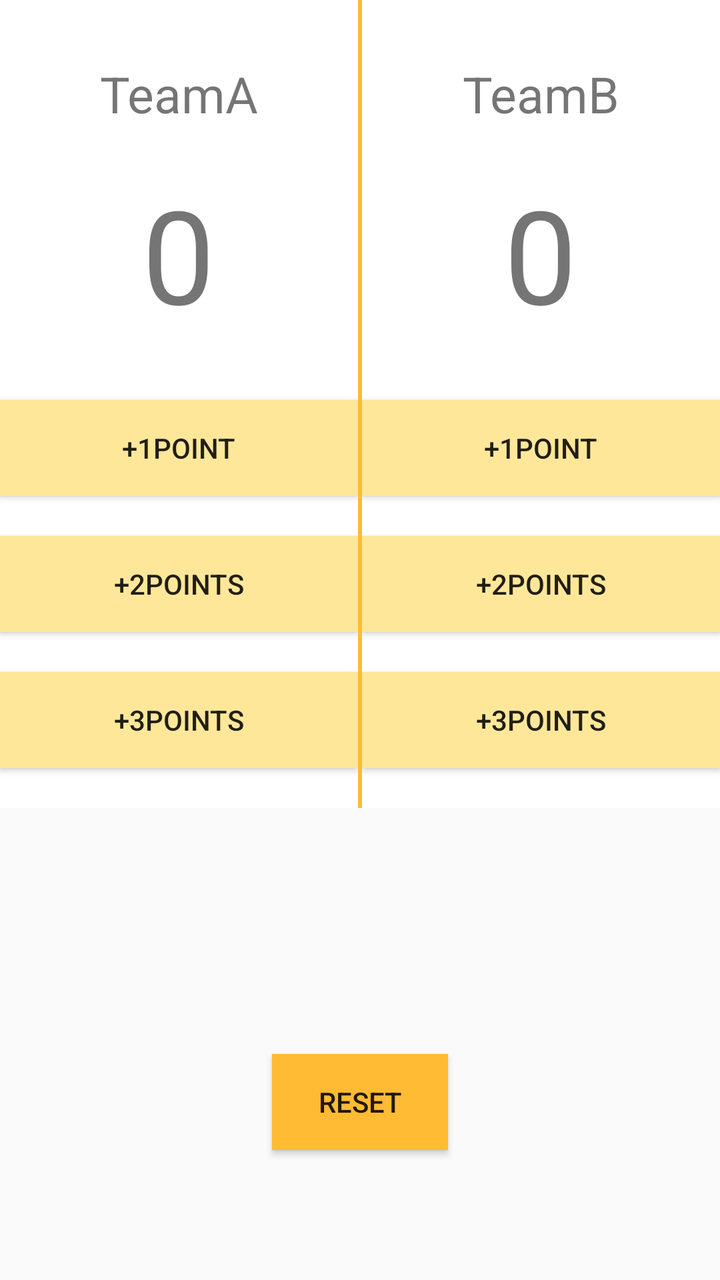
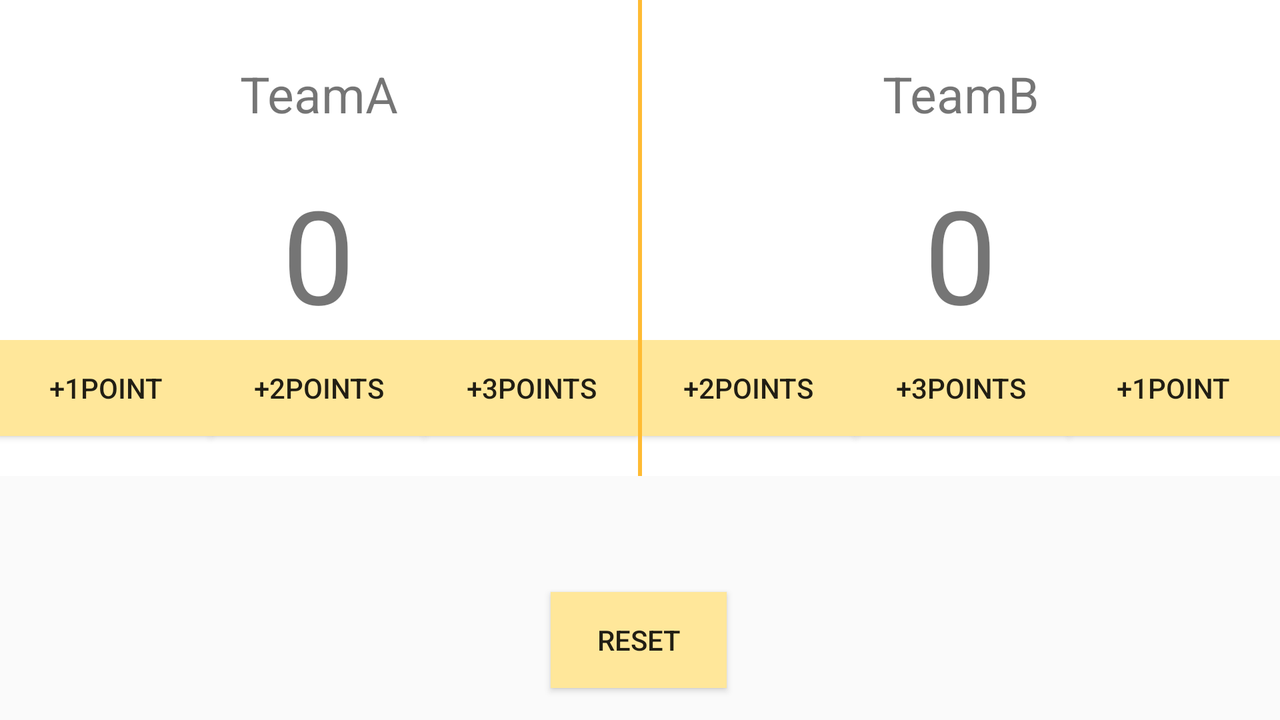

An Android layout and its configuration variant, each rendered on a device that would load it. The default file and the variant file are quoted in full after the pictures.
<!-- AndroidManifest.xml: application theme AppTheme -->
<!-- res/layout/activity_second.xml -->
<?xml version="1.0" encoding="utf-8"?>
<androidx.constraintlayout.widget.ConstraintLayout xmlns:android="http://schemas.android.com/apk/res/android"
    xmlns:app="http://schemas.android.com/apk/res-auto"
    xmlns:tools="http://schemas.android.com/tools"
    android:layout_width="match_parent"
    android:layout_height="match_parent"
    tools:context=".SecondActivity">


   <LinearLayout
       android:layout_width="match_parent"
       android:layout_height="wrap_content"
       android:orientation="horizontal">

       <LinearLayout
           android:layout_width="wrap_content"
           android:layout_height="wrap_content"
           android:layout_weight="1"
           android:background="@android:color/white"
           android:onClick="btnReset"
           android:orientation="vertical">

           <TextView
               android:id="@string/teamName"
               android:layout_width="match_parent"
               android:layout_height="wrap_content"
               android:layout_marginTop="30dp"
               android:layout_marginBottom="20dp"
               android:background="@android:color/white"
               android:gravity="center"
               android:text="TeamA"
               android:textSize="25sp" />

           <TextView
               android:id="@+id/score"
               android:layout_width="match_parent"
               android:layout_height="wrap_content"
               android:layout_marginBottom="30dp"
               android:gravity="center"
               android:text="0"
               android:textSize="65sp" />

           <Button
               android:id="@+id/btn_3"
               android:layout_width="match_parent"
               android:layout_height="wrap_content"
               android:layout_marginBottom="20dp"
               android:background="@color/colorAccent"
               android:onClick="btnAdd3"
               android:text="@string/label_add1" />

           <Button
               android:id="@+id/btn_2"
               android:layout_width="match_parent"
               android:layout_height="wrap_content"
               android:layout_marginBottom="20dp"
               android:background="@color/colorAccent"
               android:onClick="btnAdd2"
               android:text="@string/label_add2" />

           <Button
               android:id="@+id/btn_1"
               android:layout_width="match_parent"
               android:layout_height="wrap_content"
               android:layout_marginBottom="20dp"
               android:background="@color/colorAccent"
               android:onClick="btnAdd1"
               android:text="@string/label_add3" />

       </LinearLayout>

       <TextView
           android:layout_width="2dp"
           android:layout_height="match_parent"
           android:background="@android:color/holo_orange_light" />
       <LinearLayout
           android:layout_width="wrap_content"
           android:layout_height="match_parent"
           android:layout_weight="1"
           android:background="@android:color/white"
           android:onClick="btnReset"
           android:orientation="vertical"

           >

           <TextView
               android:id="@string/teamName"
               android:layout_width="match_parent"
               android:layout_height="wrap_content"
               android:layout_marginTop="30dp"
               android:layout_marginBottom="20dp"
               android:gravity="center"
               android:text="TeamB"
               android:textSize="25sp" />

           <TextView
               android:id="@+id/scorea"
               android:layout_width="match_parent"
               android:layout_height="wrap_content"
               android:layout_marginBottom="30dp"
               android:gravity="center"
               android:text="0"
               android:textSize="65sp" />

           <Button
               android:id="@+id/btn_3a"
               android:layout_width="match_parent"
               android:layout_height="wrap_content"
               android:layout_marginBottom="20dp"
               android:background="@color/colorAccent"
               android:onClick="btnAdd3"
               android:text="@string/label_add1" />

           <Button
               android:id="@+id/btn_2a"
               android:layout_width="match_parent"
               android:layout_height="wrap_content"
               android:layout_marginBottom="20dp"
               android:background="@color/colorAccent"
               android:onClick="btnAdd2"
               android:text="@string/label_add2" />

           <Button
               android:id="@+id/btn_1a"
               android:layout_width="match_parent"
               android:layout_height="wrap_content"
               android:layout_marginBottom="20dp"
               android:background="@color/colorAccent"
               android:onClick="btnAdd1"
               android:text="@string/label_add3" />

       </LinearLayout>
   </LinearLayout>


    <Button
        android:id="@+id/button"
        android:layout_width="wrap_content"
        android:layout_height="wrap_content"
        android:layout_marginBottom="65dp"
        android:background="@android:color/holo_orange_light"
        android:gravity="center"
        android:onClick="btnReset"
        android:text="@string/BTNN"
        app:layout_constraintBottom_toBottomOf="parent"
        app:layout_constraintEnd_toEndOf="parent"
        app:layout_constraintStart_toStartOf="parent" />

</androidx.constraintlayout.widget.ConstraintLayout>
<!-- resources referenced by this layout -->
<resources>
  <color name="colorAccent">#FFE79A</color>
  <string name="BTNN">RESET</string>
  <string name="label_add1">+1point</string>
  <string name="label_add2">+2points</string>
  <string name="label_add3">+3points</string>
  <string name="teamName">teamName</string>
  <style name="AppTheme" parent="Theme.AppCompat.Light.DarkActionBar">
          
          <item name="colorPrimary">@color/colorAccent</item>
          <item name="colorPrimaryDark">@color/colorPrimaryDark</item>
          <item name="colorAccent">@color/colorAccent</item>
          <item name="colorButtonNormal">@android:color/holo_orange_dark</item>
      </style>
  <color name="colorPrimaryDark">#9CBB80</color>
</resources>
<!-- res/layout-land/activity_second.xml (the repository's variant of the layout above) -->
<!-- drawn on the phone turned sideways -->
<?xml version="1.0" encoding="utf-8"?>
<androidx.constraintlayout.widget.ConstraintLayout xmlns:android="http://schemas.android.com/apk/res/android"
    xmlns:app="http://schemas.android.com/apk/res-auto"
    xmlns:tools="http://schemas.android.com/tools"
    android:layout_width="match_parent"
    android:layout_height="match_parent"
    tools:context=".SecondActivity">


   <LinearLayout
       android:layout_width="match_parent"
       android:layout_height="wrap_content"
       android:orientation="horizontal">

       <LinearLayout
           android:layout_width="wrap_content"
           android:layout_height="wrap_content"
           android:layout_weight="1"
           android:background="@android:color/white"
           android:onClick="btnReset"
           android:orientation="vertical">

           <TextView
               android:id="@string/teamName"
               android:layout_width="match_parent"
               android:layout_height="wrap_content"
               android:layout_marginTop="30dp"
               android:layout_marginBottom="20dp"
               android:background="@android:color/white"
               android:gravity="center"
               android:text="TeamA"
               android:textSize="25sp" />

           <TextView
               android:id="@+id/score"
               android:layout_width="match_parent"
               android:layout_height="wrap_content"

               android:gravity="center"
               android:text="0"
               android:textSize="65sp" />

           <LinearLayout
               android:layout_width="match_parent"
               android:layout_height="match_parent"
               android:orientation="horizontal">

               <Button
                   android:id="@+id/btn_3"
                   android:layout_width="match_parent"
                   android:layout_height="wrap_content"
                   android:layout_marginBottom="20dp"
                   android:layout_weight="1"
                   android:background="@color/colorAccent"
                   android:onClick="btnAdd3"
                   android:text="@string/label_add1" />

               <Button
                   android:id="@+id/btn_2"
                   android:layout_width="match_parent"
                   android:layout_height="wrap_content"
                   android:layout_marginBottom="20dp"
                   android:layout_weight="1"
                   android:background="@color/colorAccent"
                   android:onClick="btnAdd2"
                   android:text="@string/label_add2" />

               <Button
                   android:id="@+id/btn_1"
                   android:layout_width="match_parent"
                   android:layout_height="wrap_content"
                   android:layout_marginBottom="20dp"
                   android:layout_weight="1"
                   android:background="@color/colorAccent"
                   android:onClick="btnAdd1"
                   android:text="@string/label_add3" />

           </LinearLayout>

       </LinearLayout>

       <TextView
           android:layout_width="2dp"
           android:layout_height="match_parent"
           android:background="@android:color/holo_orange_light" />
       <LinearLayout
           android:layout_width="wrap_content"
           android:layout_height="match_parent"
           android:layout_weight="1"
           android:background="@android:color/white"
           android:onClick="btnReset"
           android:orientation="vertical"

           >

           <TextView
               android:id="@string/teamName"
               android:layout_width="match_parent"
               android:layout_height="wrap_content"
               android:layout_marginTop="30dp"
               android:layout_marginBottom="20dp"
               android:gravity="center"
               android:text="TeamB"
               android:textSize="25sp" />

           <TextView
               android:id="@+id/scorea"
               android:layout_width="match_parent"
               android:layout_height="wrap_content"

               android:gravity="center"
               android:text="0"
               android:textSize="65sp" />

           <LinearLayout
               android:layout_width="match_parent"
               android:layout_height="match_parent"
               android:orientation="horizontal">

               <Button
                   android:id="@+id/btn_3a"
                   android:layout_width="match_parent"
                   android:layout_height="wrap_content"
                   android:layout_marginBottom="20dp"
                   android:layout_weight="1"
                   android:background="@color/colorAccent"
                   android:onClick="btnAdd2"
                   android:text="@string/label_add2" />

               <Button
                   android:id="@+id/btn_2a"
                   android:layout_width="match_parent"
                   android:layout_height="wrap_content"
                   android:layout_marginBottom="20dp"
                   android:layout_weight="1"
                   android:background="@color/colorAccent"
                   android:onClick="btnAdd1"
                   android:text="@string/label_add3" />

               <Button
                   android:id="@+id/btn_1a"
                   android:layout_width="match_parent"
                   android:layout_height="wrap_content"
                   android:layout_marginBottom="20dp"
                   android:layout_weight="1"
                   android:background="@color/colorAccent"
                   android:onClick="btnAdd3"
                   android:text="@string/label_add1" />
           </LinearLayout>

       </LinearLayout>
   </LinearLayout>


    <Button
        android:id="@+id/button"
        android:layout_width="wrap_content"
        android:layout_height="wrap_content"
        android:layout_marginBottom="16dp"
        android:background="@color/colorAccent"
        android:gravity="center"
        android:onClick="btnReset"
        android:text="@string/BTNN"
        app:layout_constraintBottom_toBottomOf="parent"
        app:layout_constraintEnd_toEndOf="parent"
        app:layout_constraintHorizontal_bias="0.499"
        app:layout_constraintStart_toStartOf="parent" />

</androidx.constraintlayout.widget.ConstraintLayout>
